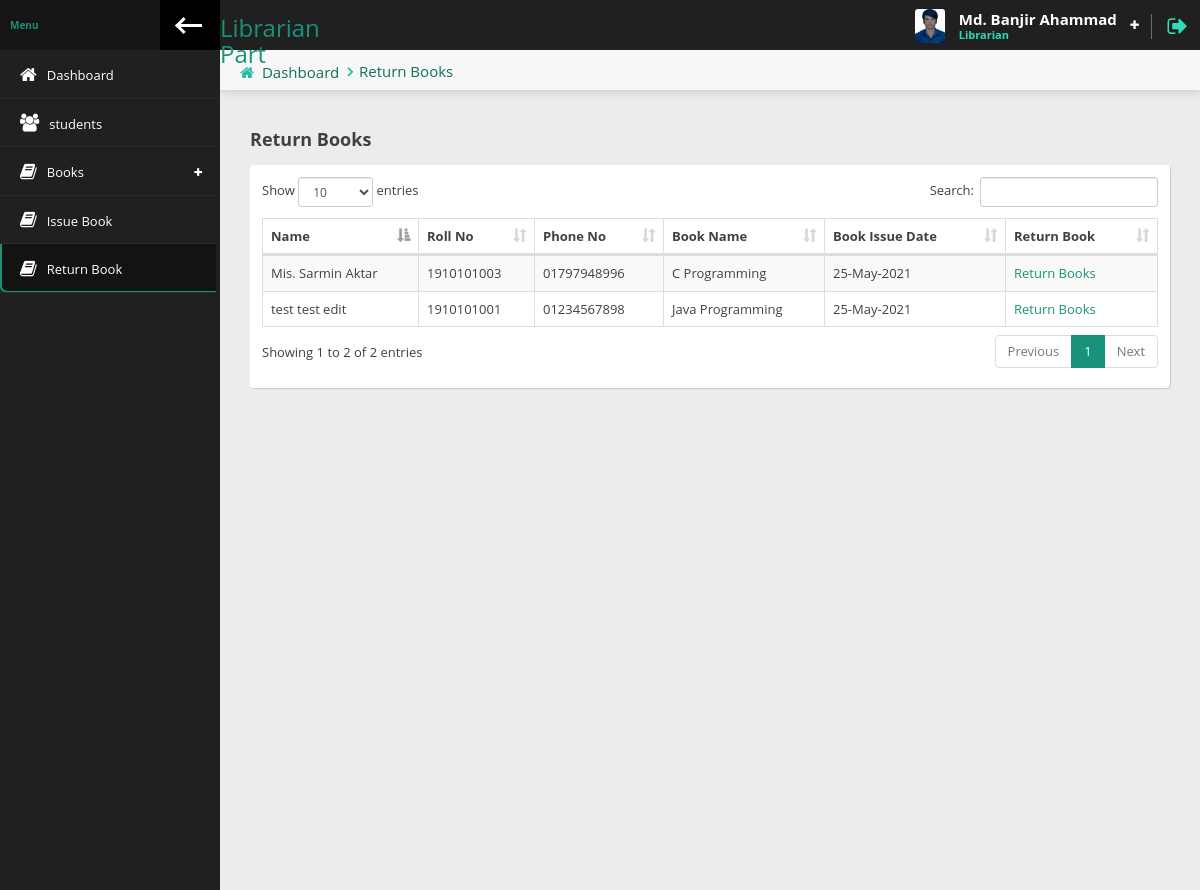
The app's page /librarian/return_book.php (signed in) with its own data.
### tables this page shows
CREATE TABLE IF NOT EXISTS `librarian` (
  `id` int(3) NOT NULL AUTO_INCREMENT,
  `fname` varchar(50) NOT NULL,
  `lname` varchar(50) NOT NULL,
  `username` varchar(50) NOT NULL,
  `email` varchar(100) NOT NULL,
  `password` varchar(100) NOT NULL,
  `phone_number` int(20) NOT NULL,
  `photo` varchar(100) DEFAULT NULL,
  `address` varchar(300) NOT NULL,
  `datetime` timestamp NOT NULL DEFAULT current_timestamp(),
  `status` int(1) NOT NULL,
  PRIMARY KEY (`id`),
  UNIQUE KEY `username` (`username`),
  UNIQUE KEY `email` (`email`),
  UNIQUE KEY `phone_number` (`phone_number`),
  UNIQUE KEY `phone_number_2` (`phone_number`),
  UNIQUE KEY `phone_number_3` (`phone_number`)
);

CREATE TABLE IF NOT EXISTS `issue_books` (
  `id` int(5) NOT NULL AUTO_INCREMENT,
  `student_id` int(5) NOT NULL,
  `book_id` int(5) NOT NULL,
  `book_issue_date` varchar(20) NOT NULL,
  `book_return_date` varchar(20) DEFAULT NULL,
  `date` timestamp NOT NULL DEFAULT current_timestamp(),
  PRIMARY KEY (`id`)
);

CREATE TABLE IF NOT EXISTS `students` (
  `id` int(8) NOT NULL AUTO_INCREMENT,
  `fname` varchar(50) NOT NULL,
  `lname` varchar(50) NOT NULL,
  `roll` int(10) NOT NULL,
  `reg` varchar(10) NOT NULL,
  `email` varchar(50) NOT NULL,
  `username` varchar(50) NOT NULL,
  `password` varchar(100) NOT NULL,
  `phoneno` varchar(11) NOT NULL,
  `photo` varchar(50) DEFAULT NULL,
  `status` tinyint(1) NOT NULL DEFAULT 0,
  `datetime` timestamp NOT NULL DEFAULT current_timestamp(),
  `address` varchar(300) DEFAULT NULL,
  PRIMARY KEY (`id`),
  UNIQUE KEY `reg` (`reg`),
  UNIQUE KEY `email` (`email`),
  UNIQUE KEY `roll` (`roll`),
  UNIQUE KEY `username` (`username`),
  UNIQUE KEY `username_2` (`username`)
);

CREATE TABLE IF NOT EXISTS `books` (
  `id` int(5) NOT NULL AUTO_INCREMENT,
  `book_name` varchar(50) DEFAULT NULL,
  `book_edition` int(2) NOT NULL,
  `book_image` varchar(100) DEFAULT NULL,
  `book_author_name` varchar(50) DEFAULT NULL,
  `book_publication_name` varchar(50) DEFAULT NULL,
  `book_purchase_date` varchar(50) DEFAULT NULL,
  `book_price` int(5) DEFAULT NULL,
  `book_qty` int(5) DEFAULT NULL,
  `available_qty` int(5) DEFAULT NULL,
  `librarian_username` varchar(50) DEFAULT NULL,
  `datetime` timestamp NOT NULL DEFAULT current_timestamp(),
  PRIMARY KEY (`id`)
);

### librarian/return_book.php (the view, shortened to what this page needs)
<?php require_once('header.php') ?>
                <div class="content-header">
                    <div class="leftside-content-header">
                        <ul class="breadcrumbs">
                            <li><i class="fa fa-home" aria-hidden="true"></i><a href="index.php">Dashboard</a></li>
                            <li><a href="javascript:avoid(0)">Return Books</a></li>
                        </ul>
                    </div>
                </div>
                <div class="row animated fadeInUp">
                    <div class="col-sm-12">
                        <h4 class="section-subtitle"><b>Return Books</b></h4>
                        <div class="panel">
                            <div class="panel-content">
                                <div class="table-responsive">
                                    <table id="basic-table" class="data-table table table-striped nowrap table-hover table-bordered" cellspacing="0" width="100%">
                                        <thead>
                                          <tr>
                                              <th>Name</th>
                                              <th>Roll No</th>
                                              <th>Phone No</th>
                                              <th>Book Name</th>
                                              <th>Book Issue Date</th>
                                              <th>Return Book</th>
                                          </tr>
                                        </thead>
                                        <tbody>
                                          <?php
                                            $result = mysqli_query($dbcon,"SELECT `issue_books`.`id`,`issue_books`.`book_issue_date`,`students`.`fname`,`students`.`lname`,`students`.`roll`,`students`.`phoneno`,`books`.`book_name`,`books`.`book_image` FROM `issue_books` INNER JOIN `students` ON `students`.`id` = `issue_books`.`student_id` INNER JOIN `books` ON `books`.`id` = `issue_books`.`book_id` WHERE `issue_books`.`book_return_date` = '' ");
                                            while ($row = mysqli_fetch_assoc($result)) {
                                          ?>
                                        <tr>
                                            <td><?= $row['fname'].' '.$row['lname']?></td>
                                            <td><?= $row['roll']?></td>
                                            <td><?= $row['phoneno']?></td>
                                            <td><?= $row['book_name']?></td>
                                            <td><?= date('d-M-Y',strtotime($row['book_issue_date'])) ?></td>
                                            <td> <a href="return_book.php?rq=<?= base64_encode($row['id']) ?> & qr=<?= $row['book_name']?>  "> Return Books</a>  </td>
                                        </tr>
                                        <?php } ?>
                                        </tbody>
                                    </table>
                                </div>
                            </div>
                        </div>
                    </div>
                </div>
<?php require_once('footer.php') ?>

### librarian/header.php (shortened to what this page needs)
<?php
  $page = explode('/',$_SERVER['PHP_SELF']);
  $page = end($page);
  require_once('../dbcon.php');
  $librarian_login = $_SESSION['librarian_username'];
  $user  = mysqli_query($dbcon,"SELECT * FROM `librarian` WHERE `username` = '$librarian_login' ");
  $user = mysqli_fetch_assoc($user);
 ?>
<!doctype html>
<html lang="en" class="fixed left-sidebar-top">
  <head>
    <link href="../assets/vendor/pace/pace-theme-minimal.css" rel="stylesheet" />
    <link rel="stylesheet" href="../assets/vendor/bootstrap/css/bootstrap.css">
    <link rel="stylesheet" href="../assets/vendor/font-awesome/css/font-awesome.css">
    <link rel="stylesheet" href="../assets/vendor/animate.css/animate.css">
    <link rel="stylesheet" href="../assets/vendor/toastr/toastr.min.css">
    <link rel="stylesheet" href="../assets/vendor/magnific-popup/magnific-popup.css">
    <link rel="stylesheet" href="../assets/vendor/data-table/media/css/dataTables.bootstrap.min.css">
    <link rel="stylesheet" href="../assets/stylesheets/css/style.css">
    <link rel="stylesheet" href="../assets/stylesheets/css/style1.css">
  </head>
  <body>
    <div class="wrap">
        <div class="page-header">
            <div class="leftside-header">
                <div class="logo">
                    <a href="index.php" class="on-click">
                        <h3>Librarian Part</h3>
                    </a>
                </div>
            </div>
            <div class="rightside-header">
                <div class="header-section" id="user-headerbox">
                    <div class="user-header-wrap">
                        <div class="user-photo">
                            <?php if ($user['photo']==""){ ?>
                              <img alt="profile photo" src="../images/librarians/avatar.jpg" />
                            <?php } else {  ?>
                              <img alt="profile photo" src="../images/librarians/<?= $user['photo']; ?>">
                            <?php } ?>
                        </div>
                        <div class="user-info">
                            <span class="user-name"><?= ucwords($user['fname']).' '.ucwords($user['lname']) ?></span>
                            <span class="user-profile">Librarian</span>
                        </div>
                        <i class="fa fa-plus icon-open" aria-hidden="true"></i>
                    </div>
                </div>
                <div class="header-section">
                    <a href="logout.php" data-toggle="tooltip" data-placement="left" title="Logout"><i class="fa fa-sign-out log-out" aria-hidden="true"></i></a>
                </div>
            </div>
        </div>
        <div class="page-body">
            <div class="left-sidebar">
                <div class="left-sidebar-header">
                    <div class="left-sidebar-title">Menu</div>
                    <div class="left-sidebar-toggle c-hamburger c-hamburger--htla hidden-xs" data-toggle-class="left-sidebar-collapsed" data-target="html">
                        <span></span>
                    </div>
                </div>
                <div id="left-nav" class="nano">
                    <div class="nano-content">
                        <nav>
                            <ul class="nav nav-left-lines" id="main-nav">
                                <li class="<?= $page == 'index.php'?'active-item':''  ?>"><a href="index.php"><i class="fa fa-home" aria-hidden="true"></i><span>Dashboard</span></a></li>
                                <li class="<?= $page == 'students.php'?'active-item':''  ?>"><a href="students.php"><i class="fa fa-users" aria-hidden="true"></i><span>students</span></a></li>
                                <li class="has-child-item close-item <?= $page == 'managebooks.php'?'open-item':''  ?> <?= $page == 'addbooks.php'?'open-item':''  ?>">
                                    <a><i class="fa fa-book" aria-hidden="true"></i><span>Books</span></a>
                                </li>
                                <li class="<?= $page == 'issue-book.php'?'active-item':''  ?>"><a href="issue-book.php"><i class="fa fa-book" aria-hidden="true"></i><span>Issue Book</span></a></li>
                                <li class="<?= $page == 'return_book.php'?'active-item':''  ?>"><a href="return_book.php"><i class="fa fa-book" aria-hidden="true"></i><span>Return Book</span></a></li>
                            </ul>
                        </nav>
                    </div>
                </div>
            </div>
            <div class="content">

### records on screen
librarian: photo (picture), fname "Md. Banjir", lname "Ahammad"
issue_books: student.fname "test", student.lname "test edit", student.roll "1910101001", student.phoneno "01234567898", book.book_name "Java Programming", book_issue_date "25-May-2021"
issue_books: student.fname "Mis. Sarmin", student.lname "Aktar", student.roll "1910101003", student.phoneno "01797948996", book.book_name "C Programming", book_issue_date "25-May-2021"
